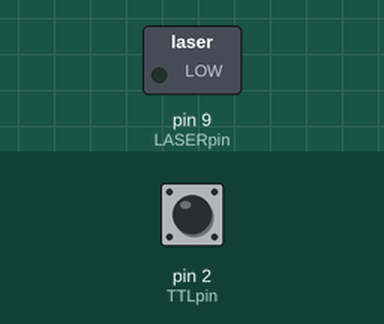
Recording of a sketch running on a simulated Arduino Uno, built with avr-gcc and run on an emulated ATmega328P. On the bench: switched loads named in the sketch (green lamp = pin HIGH). The test bench sets the inputs (shaded band); at power-on: pin 2 (TTLpin) LOW.

Above: at 1.2 s.
1.3 s: pin 2 (TTLpin) driven HIGH
At 2.5 s:
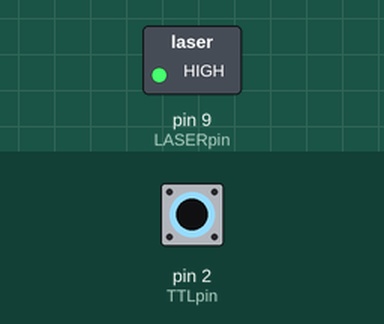
2.8 s: pin 2 (TTLpin) driven LOW
At 4.5 s:
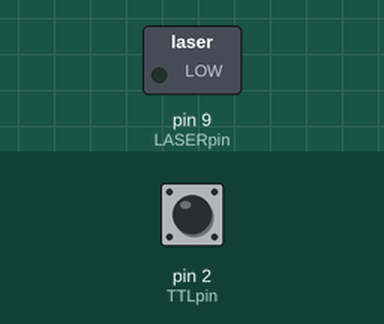
4.8 s: pin 2 (TTLpin) pulsed HIGH 2 times (0.12 s each, 0.3 s apart)
At 5.27 s:
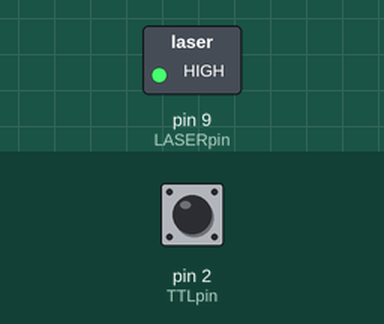
Timing chart, 0 to 7.8 s (numbered marks = the images above; inputs shaded):
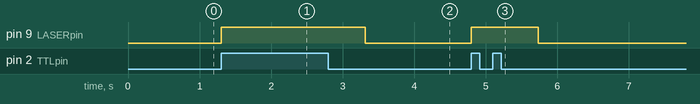

The sketch:

Arch_laser_fade_off_TTL2.ino
```cpp
int LASERpin = 9;         // the PWM pin the Laser is attached to
int TTLpin = 2;         // the digital pin the TTL input is attached to
int brightness = 0;  // how bright the Laser is at each iteration
int base_brightness = 0;  // how bright the Laser is by default. Range is 0-255
int high_brightness = 255;  // how bright the Laser is at peak. Range is 0-255
int fadeAmount = 1;  // how many points to fade the LED by. Range is 0-255.

// the setup routine runs once when you press reset:
void setup()
{
  pinMode(LASERpin, OUTPUT); // declare LASERpin to be an output
  pinMode(TTLpin, INPUT); // declare TTLpin to be an input
}

// the loop routine runs over and over again forever:
void loop()
{
  if (digitalRead(TTLpin)==HIGH)
  {
    brightness = high_brightness;
  }
  else
  {
    if (brightness>base_brightness)
    {
      brightness = brightness - fadeAmount;
    }
  }
  analogWrite(LASERpin, brightness);
  delay(2);// wait for 2 milliseconds to see the dimming effect. CHANGE RAMP DURATION HERE. 3ms=800ms, 2ms=500ms.
}
```

Measured:
- after the input at 1.3 s, pin 9 (LASERpin): LOW → HIGH at once
- after the input at 2.8 s, pin 9 (LASERpin): HIGH → LOW after 0.51 s
- after the input at 4.8 s, pin 9 (LASERpin): LOW → HIGH at once, → LOW 0.93 s later
